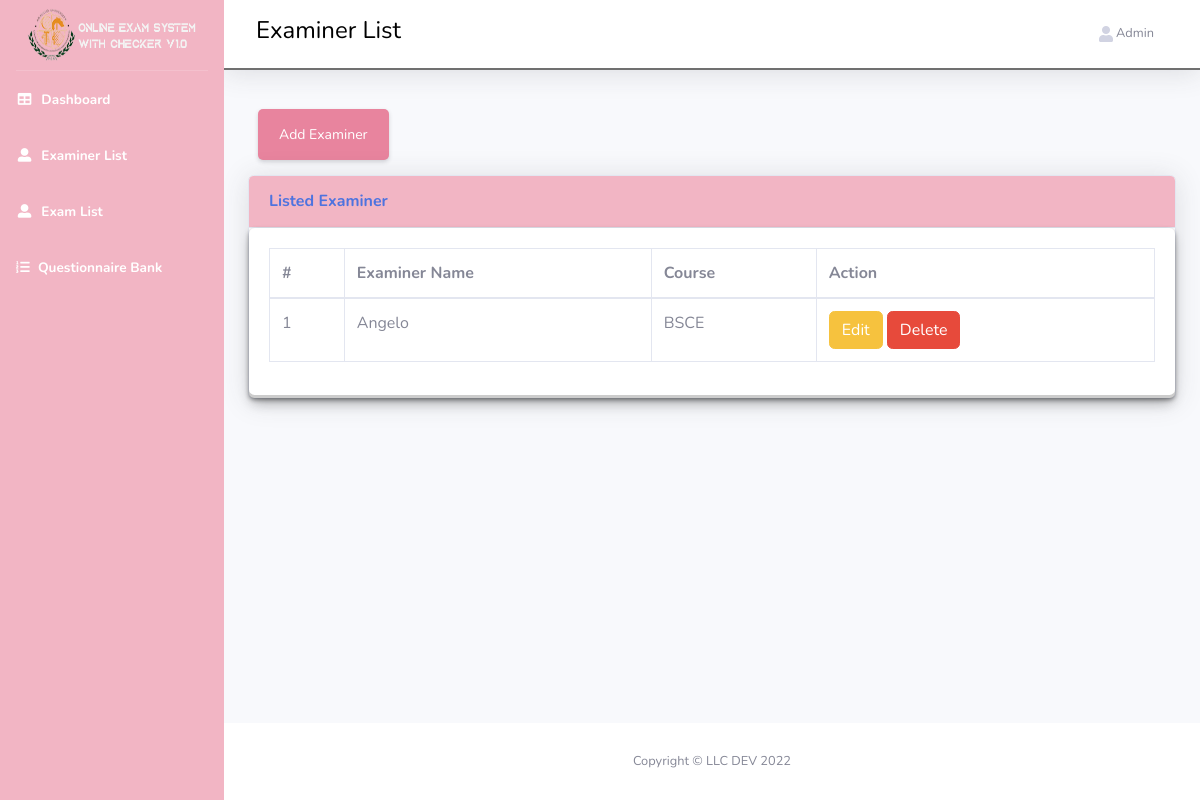
The app's page /examiner_list.php (signed in), older data.
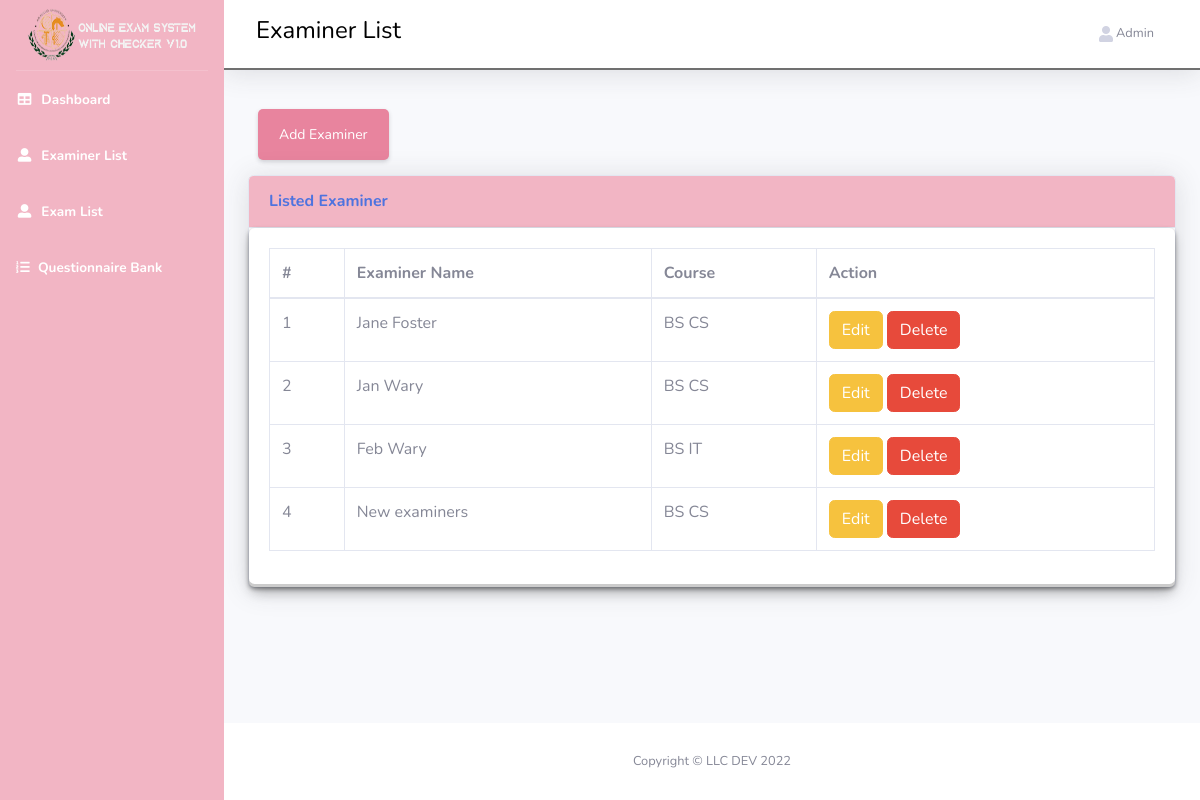
The same page, newer data.
### tables this page shows
CREATE TABLE `users` (
  `id` int(10) NOT NULL,
  `name` varchar(50) NOT NULL,
  `type` tinyint(1) NOT NULL COMMENT '1 = admin, 2 = faculty',
  `course` varchar(50) NOT NULL,
  `username` varchar(25) NOT NULL,
  `password` varchar(25) NOT NULL,
  `status` tinyint(1) NOT NULL DEFAULT 1 COMMENT '0 = inactive, 1 = active',
  `date_updated` date NOT NULL,
  `date_created` datetime(6) NOT NULL DEFAULT current_timestamp(6)
);

### functions.php (called while the page is built, shortened)
<?php
function db_connect(){
    $server = "localhost";
    $user = "root";
    $password = "";
    $database = "quiz";
    $conn = new mysqli($server, $user, $password,$database);
    return $conn;
}
function get_data($query){
    $conn = db_connect();
    $result = $conn->query($query);
    $output = array();
    while($row = $result->fetch_assoc()){
        $output[$row['id']] = $row;
    }
    return $output;
}
?>

### examiner_list.php (the view, shortened to what this page needs)
<!DOCTYPE html>
<html lang="en">
<head>
    <?php
    include 'head.php';
    include 'functions.php';
    $title = "Examiner List";
    $query = "SELECT id, name, course, username, password FROM users WHERE type = 2";
    $examiners = get_data($query);
?>
</head>
<body id="page-top">
    <div id="wrapper">
        <?php
            include 'sidebar.php';
        ?>
        <div id="content-wrapper" class="d-flex flex-column">
            <div id="content">
                <?php include 'header.php'; ?>
                <div class="container-fluid">
                    <a href="add_examiner.php" class="d-none d-sm-inline-block btn btn-sm btn-next shadow-sm btn-fat">
                        <iclass="fas fa-download fa-sm text-white-50"></i>
                            Add Examiner
                    </a>
                    <div class="card shadow mb-4">
                        <div class="card-header py-3">
                            <h6 class="m-0 font-weight-bold text-primary">Listed Examiner</h6>
                        </div>
                        <div class="card-body special-card-body">
                            <div class="table-responsive">
                                <table class="table table-bordered" id="dataTable" width="100%" cellspacing="0">
                                    <thead>
                                        <tr>
                                            <th>#</th>
                                            <th>Examiner Name</th>
                                            <th>Course</th>
                                            <th>Action</th>
                                        </tr>
                                    </thead>
                                    <tbody>
                                        <?php
$i = 0;
foreach(!empty($examiners) ? $examiners : [] as $examiner) {
  $i++;?>
                                        <tr>
                                            <td><?php echo $i;?></td>
                                            <td><?php echo $examiner['name'];?></td>
                                            <td><?php echo $examiner['course'];?></td>
                                            <td>
                                                <button class="btn btn-warning" data-toggle="modal"
                                                    data-target="#editModal<?php echo $examiner['id'];?>">Edit</button>
                                                <button class="btn btn-danger" data-toggle="modal"
                                                    data-target="#deleteModal<?php echo $examiner['id'];?>">Delete</button>
                                            </td>
                                        </tr>
                                        <?php }?>
                                    </tbody>
                                </table>
                            </div>
                        </div>
                    </div>
                </div>
            </div>
            <?php
        include 'footer.php';
    ?>
</body>
</html>

### head.php (shortened to what this page needs)
<link href="vendor/fontawesome-free/css/all.min.css" rel="stylesheet" type="text/css">
<link href="css/sb-admin-2.min.css" rel="stylesheet">
<link href="css/style.css" rel="stylesheet">

### sidebar.php (shortened to what this page needs)
<ul class="navbar-nav bg-pink sidebar sidebar-dark accordion" id="accordionSidebar">
            <a class="sidebar-brand d-flex align-items-center justify-content-center" href="home.php">
                <img class="logo" src="img/logo.png" alt="">
            </a>
            <hr class="sidebar-divider my-0">
            <li class="nav-item active">
                <a class="nav-link" href="home.php">
                    <i class="fas fa-fw fa-table"></i>
                    <span>Dashboard</span></a>
            </li>
            <?php if($_SESSION['type'] == 1){ ?>
            <li class="nav-item active">
                <a class="nav-link" href="examiner_list.php">
                    <i class="fas fa-fw fa-user-alt"></i>
                    <span>Examiner List</span></a>
            </li>
            <li class="nav-item active">
                <a class="nav-link" href="exam_list.php">
                    <i class="fas fa-fw fa-user-alt"></i>
                    <span>Exam List</span></a>
            </li>
            <li class="nav-item active">
                <a class="nav-link" href="questionnaire_bank.php">
                    <i class="fa fa-list-ol"></i>
                    <span>Questionnaire Bank</span></a>
            </li>
            <?php } ?>
        </ul>

### header.php (shortened to what this page needs)
<nav class="navbar navbar-expand navbar-light bg-white topbar mb-4 static-top shadow">
                    <div class="d-none d-sm-inline-block form-inline mr-auto ml-md-3 my-2 my-md-0 mw-100 navbar-search">
                    <h4 class="title"><?php echo $title; ?></h4>
                    </div>
                    <ul class="navbar-nav ml-auto">
                        <li class="nav-item dropdown no-arrow">
                            <a class="nav-link dropdown-toggle" href="#" id="userDropdown" role="button"
                                data-toggle="dropdown" aria-haspopup="true" aria-expanded="false">
                                <i class="fas fa-fw fa-user"></i>
                                <span class="mr-2 d-none d-lg-inline text-gray-600 small"><?php echo ucfirst($_SESSION['name']); ?></span>
                            </a>
                        </li>
                    </ul>
                </nav>

### footer.php (shortened to what this page needs)
<footer class="sticky-footer bg-white">
    <div class="container my-auto">
        <div class="copyright text-center my-auto">
            <span>Copyright &copy; LLC DEV 2022</span>
        </div>
    </div>
</footer>
</div>
</div>

### css/style.css (style rules this page uses)
body { -webkit-print-color-adjust:exact !important; print-color-adjust:exact !important; }
.nav-item { margin: 0 10px 0 0; }
.bg-pink { background-color: #f2b5c4; }
.bg-white { background-color: white; }
nav { border-bottom: 2px solid #707070; }
.logo { object-fit: fill; height: 65px; width: 170px; }
.card-body.special-card-body { border-radius: inherit; }
.title { color: black; }
.btn-next { background-color: #e8849e; color: white; border-radius:5px; margin: 15px 10px; }
.card-header { background-color:#f2b5c4; }
.card-body { box-shadow: rgba(0, 0, 0, 0.4) 0px 2px 4px, rgba(0, 0, 0, 0.3) 0px 7px 13px -3px, rgba(0, 0, 0, 0.2) 0px -3px 0px inset; border-radius: 25px; }
.btn-fat { padding:14px 20px; }
hr { margin: 5px 0; }

Row changes from the older to the newer data that the page shows:
removed users: name "Angelo", course "BSCE"
added users: name "Jane Foster", course "BS CS"
added users: name "Jan Wary", course "BS CS"
added users: name "Feb Wary", course "BS IT"
added users: name "New examiners", course "BS CS"
